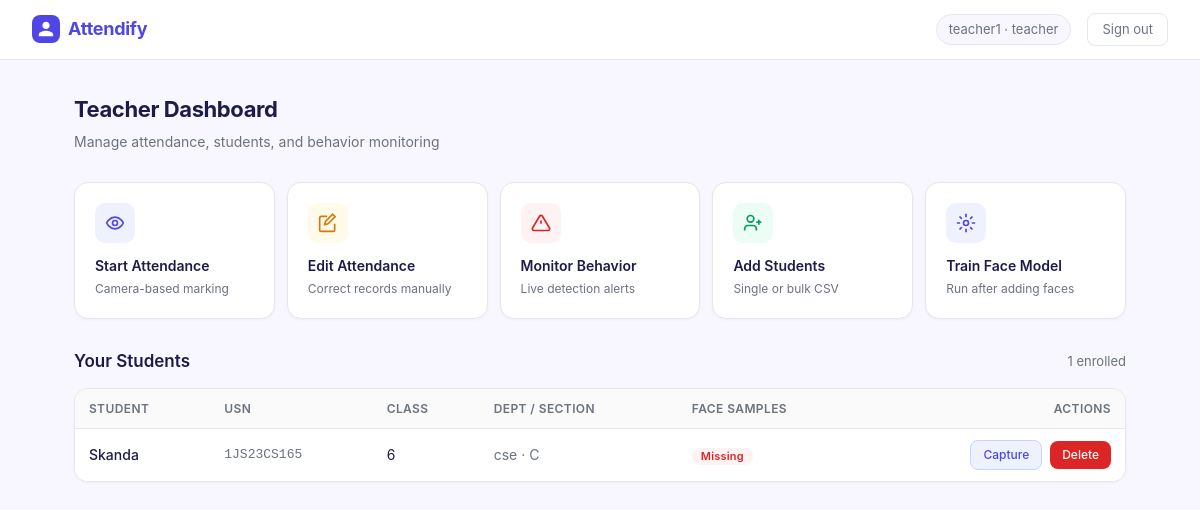
Page /teacher/dashboard (signed in) on the committed database.
### models.py (models this page shows, shortened)
class User(UserMixin, db.Model):
    id = db.Column(db.Integer, primary_key=True)
    username = db.Column(db.String(80), unique=True, nullable=False)
    email = db.Column(db.String(120), unique=True, nullable=False)
    password_hash = db.Column(db.String(200), nullable=False)
    role = db.Column(db.String(20), nullable=False)  # admin, teacher, student
    full_name = db.Column(db.String(100))
    parent_email = db.Column(db.String(120))
    teacher_profile = db.relationship('Teacher', backref='user', uselist=False)
    student_profile = db.relationship('Student', backref='user', uselist=False)

class Student(db.Model):
    id = db.Column(db.Integer, primary_key=True)
    user_id = db.Column(db.Integer, db.ForeignKey('user.id'), nullable=False)
    usn = db.Column(db.String(20), unique=True, nullable=False)
    class_name = db.Column(db.String(50))   # e.g., "5A", "10B"
    department = db.Column(db.String(100))  # NEW: e.g., "Computer Science"
    section = db.Column(db.String(10))      # NEW: e.g., "A", "B", "C"
    teacher_id = db.Column(db.Integer, db.ForeignKey('teacher.id'))
    attendances = db.relationship('Attendance', backref='student', lazy=True)
    behaviors = db.relationship('BehaviorLog', backref='student', lazy=True)

### teacher_routes.py (the view)
@teacher_bp.route('/dashboard')
@login_required
def teacher_dashboard():
    if current_user.role != 'teacher':
        flash('Unauthorized')
        return redirect(url_for('auth.dashboard'))
    teacher = current_user.teacher_profile
    students = teacher.students
    for s in students:
        s.has_faces = has_face_samples(s.usn)
    return render_template('teacher_dashboard.html', students=students)

### auth.py (called while the page is built)
@login_manager.user_loader
def load_user(user_id):
    return User.query.get(int(user_id))

### teacher_routes.py (called while the page is built, shortened)
def has_face_samples(usn):
    if not os.path.exists('dataset'):
        return False

### templates/teacher_dashboard.html
{% extends "base.html" %}
{% block content %}
<div class="page-title">Teacher Dashboard</div>
<div class="page-subtitle">Manage attendance, students, and behavior monitoring</div>
<div
    style="display: grid; grid-template-columns: repeat(auto-fit, minmax(180px, 1fr)); gap: 12px; margin-bottom: 2rem;">
    <a href="{{ url_for('attendance.start_session') }}" style="text-decoration: none;">
        <div class="card" style="padding: 1.25rem; cursor: pointer; transition: box-shadow 0.15s;"
            onmouseover="this.style.boxShadow='0 4px 12px rgba(79,70,229,0.12)'" onmouseout="this.style.boxShadow=''">
            <div
                style="width: 40px; height: 40px; background: var(--brand-light); border-radius: 10px; display: flex; align-items: center; justify-content: center; margin-bottom: 12px;">
                <svg width="20" height="20" viewBox="0 0 24 24" fill="none" stroke="#4F46E5" stroke-width="2">
                    <circle cx="12" cy="12" r="3" />
                    <path d="M2 12s3-7 10-7 10 7 10 7-3 7-10 7-10-7-10-7z" />
                </svg>
            </div>
            <div style="font-weight: 600; font-size: 14px; color: var(--text-primary);">Start Attendance</div>
            <div style="font-size: 12px; color: var(--text-secondary); margin-top: 2px;">Camera-based marking</div>
        </div>
    </a>
    <a href="{{ url_for('attendance.edit_attendance') }}" style="text-decoration: none;">
        <div class="card" style="padding: 1.25rem; cursor: pointer; transition: box-shadow 0.15s;"
            onmouseover="this.style.boxShadow='0 4px 12px rgba(79,70,229,0.12)'" onmouseout="this.style.boxShadow=''">
            <div
                style="width: 40px; height: 40px; background: #FFFBEB; border-radius: 10px; display: flex; align-items: center; justify-content: center; margin-bottom: 12px;">
                <svg width="20" height="20" viewBox="0 0 24 24" fill="none" stroke="#D97706" stroke-width="2">
                    <path d="M11 4H4a2 2 0 0 0-2 2v14a2 2 0 0 0 2 2h14a2 2 0 0 0 2-2v-7" />
                    <path d="m18.5 2.5 2 2L12 13l-4 1 1-4 8.5-8.5z" />
                </svg>
            </div>
            <div style="font-weight: 600; font-size: 14px; color: var(--text-primary);">Edit Attendance</div>
            <div style="font-size: 12px; color: var(--text-secondary); margin-top: 2px;">Correct records manually</div>
        </div>
    </a>
    <a href="{{ url_for('behavior.monitor') }}" style="text-decoration: none;">
        <div class="card" style="padding: 1.25rem; cursor: pointer; transition: box-shadow 0.15s;"
            onmouseover="this.style.boxShadow='0 4px 12px rgba(220,38,38,0.12)'" onmouseout="this.style.boxShadow=''">
            <div
                style="width: 40px; height: 40px; background: #FEF2F2; border-radius: 10px; display: flex; align-items: center; justify-content: center; margin-bottom: 12px;">
                <svg width="20" height="20" viewBox="0 0 24 24" fill="none" stroke="#DC2626" stroke-width="2">
                    <path
                        d="M10.29 3.86 1.82 18a2 2 0 0 0 1.71 3h16.94a2 2 0 0 0 1.71-3L13.71 3.86a2 2 0 0 0-3.42 0z" />
                    <line x1="12" y1="9" x2="12" y2="13" />
                    <line x1="12" y1="17" x2="12.01" y2="17" />
                </svg>
            </div>
            <div style="font-weight: 600; font-size: 14px; color: var(--text-primary);">Monitor Behavior</div>
            <div style="font-size: 12px; color: var(--text-secondary); margin-top: 2px;">Live detection alerts</div>
        </div>
    </a>
    <a href="{{ url_for('teacher.add_students') }}" style="text-decoration: none;">
        <div class="card" style="padding: 1.25rem; cursor: pointer; transition: box-shadow 0.15s;"
            onmouseover="this.style.boxShadow='0 4px 12px rgba(5,150,105,0.12)'" onmouseout="this.style.boxShadow=''">
            <div
                style="width: 40px; height: 40px; background: #ECFDF5; border-radius: 10px; display: flex; align-items: center; justify-content: center; margin-bottom: 12px;">
                <svg width="20" height="20" viewBox="0 0 24 24" fill="none" stroke="#059669" stroke-width="2">
                    <path d="M16 21v-2a4 4 0 0 0-4-4H6a4 4 0 0 0-4 4v2" />
                    <circle cx="9" cy="7" r="4" />
                    <line x1="19" y1="8" x2="19" y2="14" />
                    <line x1="22" y1="11" x2="16" y2="11" />
                </svg>
            </div>
            <div style="font-weight: 600; font-size: 14px; color: var(--text-primary);">Add Students</div>
            <div style="font-size: 12px; color: var(--text-secondary); margin-top: 2px;">Single or bulk CSV</div>
        </div>
    </a>
    <a href="{{ url_for('teacher.train_model') }}" style="text-decoration: none;">
        <div class="card" style="padding: 1.25rem; cursor: pointer; transition: box-shadow 0.15s;"
            onmouseover="this.style.boxShadow='0 4px 12px rgba(79,70,229,0.12)'" onmouseout="this.style.boxShadow=''">
            <div
                style="width: 40px; height: 40px; background: var(--brand-light); border-radius: 10px; display: flex; align-items: center; justify-content: center; margin-bottom: 12px;">
                <svg width="20" height="20" viewBox="0 0 24 24" fill="none" stroke="#4F46E5" stroke-width="2">
                    <circle cx="12" cy="12" r="3" />
                    <path
                        d="M12 1v4M12 19v4M4.22 4.22l2.83 2.83M16.95 16.95l2.83 2.83M1 12h4M19 12h4M4.22 19.78l2.83-2.83M16.95 7.05l2.83-2.83" />
                </svg>
            </div>
            <div style="font-weight: 600; font-size: 14px; color: var(--text-primary);">Train Face Model</div>
            <div style="font-size: 12px; color: var(--text-secondary); margin-top: 2px;">Run after adding faces</div>
        </div>
    </a>
</div>
<div style="display: flex; align-items: center; justify-content: space-between; margin-bottom: 1rem;">
    <h2 style="font-size: 17px; font-weight: 600; margin: 0; color: var(--text-primary);">Your Students</h2>
    <span style="font-size: 13px; color: var(--text-secondary);">{{ students|length }} enrolled</span>
</div>
<div class="card" style="overflow: hidden;">
    <table class="table mb-0">
        <thead>
            <tr>
                <th>Student</th>
                <th>USN</th>
                <th>Class</th>
                <th>Dept / Section</th>
                <th>Face Samples</th>
                <th style="text-align: right;">Actions</th>
            </tr>
        </thead>
        <tbody>
            {% for s in students %}
            <tr>
                <td style="font-weight: 500; color: var(--text-primary);">{{ s.user.full_name }}</td>
                <td style="font-family: monospace; font-size: 13px; color: var(--text-secondary);">{{ s.usn }}</td>
                <td>{{ s.class_name or '—' }}</td>
                <td style="color: var(--text-secondary);">{{ s.department or '—' }} {% if s.section %}· {{ s.section
                    }}{% endif %}</td>
                <td>
                    {% if s.has_faces %}
                    <span class="badge bg-success">Captured</span>
                    {% else %}
                    <span class="badge bg-danger">Missing</span>
                    {% endif %}
                </td>
                <td style="text-align: right;">
                    <a href="{{ url_for('teacher.capture_faces', student_id=s.id) }}"
                        class="btn btn-info btn-sm me-1">Capture</a>
                    <form method="POST" action="{{ url_for('teacher.delete_student', student_id=s.id) }}"
                        style="display:inline;"
                        onsubmit="return confirm('Remove {{ s.user.full_name }}? All data will be deleted.');">
                        <button type="submit" class="btn btn-danger btn-sm">Delete</button>
                    </form>
                </td>
            </tr>
            {% else %}
            <tr>
                <td colspan="6" style="text-align: center; padding: 2.5rem; color: var(--text-secondary);">No students
                    added yet. Use "Add Students" above.</td>
            </tr>
            {% endfor %}
        </tbody>
    </table>
</div>
{% endblock %}

### templates/base.html (shortened to what this page needs)
<!DOCTYPE html>
<html lang="en">
<head>
    <link href="https://cdn.jsdelivr.net/npm/bootstrap@5.3.0/dist/css/bootstrap.min.css" rel="stylesheet">
</head>
<body>
    <nav class="navbar d-flex align-items-center justify-content-between">
        <a class="navbar-brand" href="#">Attendify</a>
        {% if current_user.is_authenticated %}
        <div class="d-flex align-items-center gap-3">
            <span class="nav-user">{{ current_user.full_name }} &middot; {{ current_user.role }}</span>
            <a href="{{ url_for('auth.logout') }}" class="btn-logout">Sign out</a>
        </div>
        {% endif %}
    </nav>
    <div class="main-container">
        {% block content %}{% endblock %}
    </div>
</body>
</html>

### templates/base.html (style rules this page uses)
:root { --brand: #4F46E5; --brand-light: #EEF2FF; --brand-dark: #3730A3; --surface: #F8F7FF; --card-bg: #FFFFFF; --text-primary: #1E1B4B; --text-secondary: #6B7280; --border: #E5E7EB; --success: #059669; --danger: #DC2626; --warning: #D97706; }
* { box-sizing: border-box; }
body { background: var(--surface); color: var(--text-primary); font-family: 'Inter', system-ui, -apple-system, sans-serif; font-size: 15px; line-height: 1.6; min-height: 100vh; }
.navbar { background: var(--card-bg) !important; border-bottom: 1px solid var(--border); padding: 0 2rem; height: 60px; }
.navbar-brand { font-weight: 700; font-size: 18px; color: var(--brand) !important; letter-spacing: -0.3px; display: flex; align-items: center; gap: 8px; }
.navbar-brand::before { content: ''; display: inline-block; width: 28px; height: 28px; background: var(--brand); border-radius: 8px; background-size: 18px; background-position: center; background-repeat: no-repeat; }
.nav-user { font-size: 13px; color: var(--text-secondary); background: var(--surface); padding: 4px 12px; border-radius: 20px; border: 1px solid var(--border); }
.btn-logout { font-size: 13px; color: var(--text-secondary); background: none; border: 1px solid var(--border); border-radius: 8px; padding: 5px 14px; text-decoration: none; transition: all 0.15s; }
.main-container { max-width: 1100px; margin: 0 auto; padding: 2rem 1.5rem; }
.page-title { font-size: 22px; font-weight: 700; color: var(--text-primary); margin-bottom: 0.25rem; letter-spacing: -0.4px; }
.page-subtitle { font-size: 14px; color: var(--text-secondary); margin-bottom: 1.75rem; }
.card { background: var(--card-bg); border: 1px solid var(--border); border-radius: 14px; box-shadow: 0 1px 3px rgba(0, 0, 0, 0.04); }
.btn { border-radius: 8px; font-size: 14px; font-weight: 500; padding: 8px 18px; transition: all 0.15s; border: none; }
.btn-danger { background: var(--danger); color: #fff; }
.btn-info { background: var(--brand-light); color: var(--brand); border: 1px solid #C7D2FE; }
.btn-sm { padding: 5px 12px; font-size: 12px; }
.table { font-size: 14px; }
.table th { font-weight: 600; font-size: 12px; text-transform: uppercase; letter-spacing: 0.4px; color: var(--text-secondary); border-bottom: 1px solid var(--border); padding: 10px 14px; background: #FAFAFA; }
.table td { padding: 11px 14px; vertical-align: middle; border-bottom: 1px solid #F3F4F6; color: var(--text-primary); }
.table tr:last-child td { border-bottom: none; }
.badge { font-size: 11px; font-weight: 600; padding: 3px 9px; border-radius: 20px; letter-spacing: 0.2px; }
.bg-danger { background: #FEF2F2 !important; color: var(--danger) !important; }

### rows in the picture
User: full_name "teacher1", role "teacher"
Student: user.full_name "Skanda", usn "1JS23CS165", class_name "6", department "cse", section "C"

### other values in the picture
{{ students|length }} "1"
